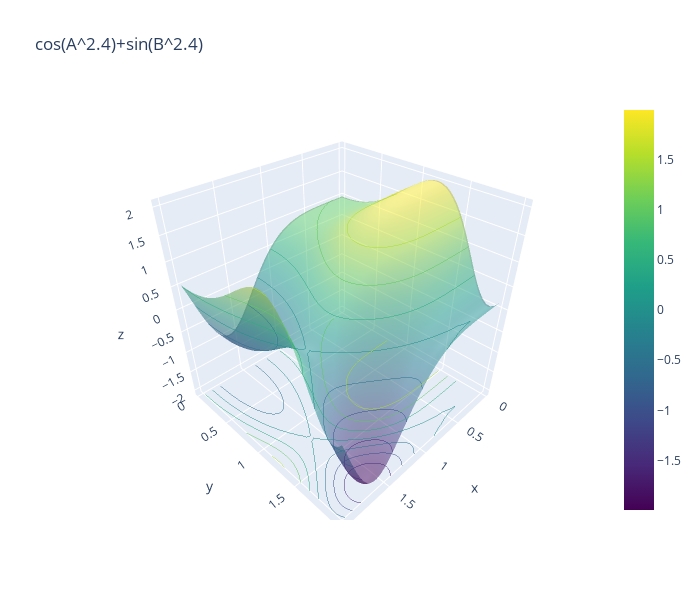

Notebook code cell kept with this figure:
### Code cell
import plotly.graph_objects as go

a=np.linspace(-2,2,100)
b=np.linspace(-2,2,100)
A, B = np.meshgrid(a,b)
L = np.cos(A**2.4)+np.sin(B**2.4)

fig = go.Figure(data=[go.Surface(x=a, y=b, z=L, colorscale="viridis", opacity=0.5)])
fig.update_traces(contours_z=dict(show=True, usecolormap=True, highlightcolor="limegreen", project_z=True))
fig.update_layout(title='cos(A^2.4)+sin(B^2.4)', width=700, height=600)
